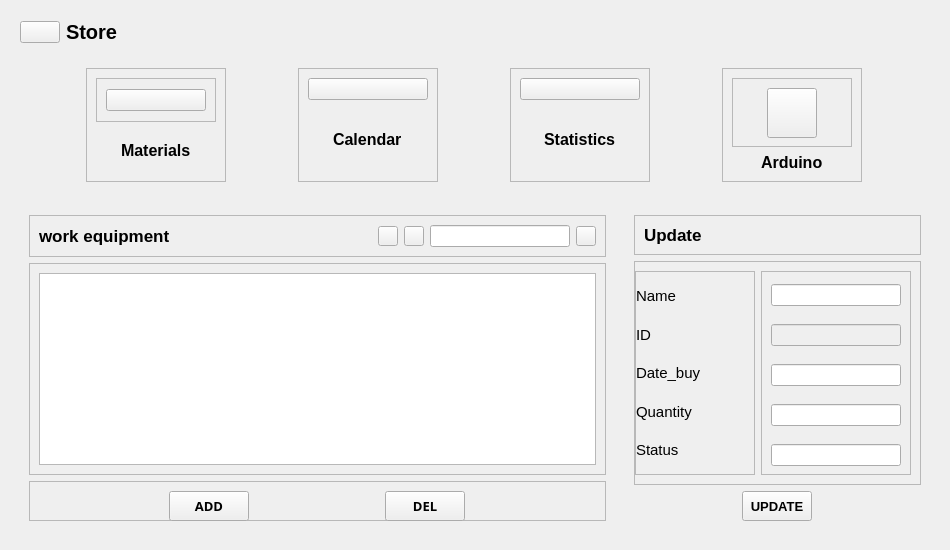
    <widget class="QWidget" name="MainBody" native="true">
     <property name="geometry">
      <rect>
       <x>197</x>
       <y>10</y>
       <width>950</width>
       <height>550</height>
      </rect>
     </property>
     <property name="minimumSize">
      <size>
       <width>950</width>
       <height>550</height>
      </size>
     </property>
     <property name="maximumSize">
      <size>
       <width>950</width>
       <height>400</height>
      </size>
     </property>
     <property name="sizeIncrement">
      <size>
       <width>0</width>
       <height>0</height>
      </size>
     </property>
     <layout class="QVBoxLayout" name="verticalLayout_14">
      <item>
       <widget class="QWidget" name="headerFrame_2" native="true">
        <layout class="QHBoxLayout" name="horizontalLayout_5">
         <property name="spacing">
          <number>0</number>
         </property>
         <property name="leftMargin">
          <number>0</number>
         </property>
         <property name="topMargin">
          <number>0</number>
         </property>
         <property name="rightMargin">
          <number>0</number>
         </property>
         <property name="bottomMargin">
          <number>0</number>
         </property>
         <item alignment="Qt::AlignLeft">
          <widget class="QWidget" name="widget_6" native="true">
           <layout class="QHBoxLayout" name="horizontalLayout_18">
            <item>
             <widget class="QPushButton" name="menuBtn_2">
              <property name="text">
               <string/>
              </property>
              <property name="icon">
               <iconset resource="resources.qrc">
                <normaloff>:/whiteIcons/assets/icons/white/menu.svg</normaloff>:/whiteIcons/assets/icons/white/menu.svg</iconset>
              </property>
              <property name="iconSize">
               <size>
                <width>24</width>
                <height>24</height>
               </size>
              </property>
             </widget>
            </item>
            <item>
             <widget class="QLabel" name="appHeader_2">
              <property name="font">
               <font>
                <pointsize>15</pointsize>
                <bold>true</bold>
               </font>
              </property>
              <property name="text">
               <string>Store</string>
              </property>
             </widget>
            </item>
           </layout>
          </widget>
         </item>
         <item alignment="Qt::AlignHCenter">
          <widget class="QWidget" name="widget_7" native="true">
           <layout class="QHBoxLayout" name="horizontalLayout_19"/>
          </widget>
         </item>
         <item alignment="Qt::AlignRight">
          <widget class="QWidget" name="widget_8" native="true">
           <layout class="QHBoxLayout" name="horizontalLayout_20">
            <property name="spacing">
             <number>0</number>
            </property>
            <property name="leftMargin">
             <number>0</number>
            </property>
            <property name="topMargin">
             <number>0</number>
            </property>
            <property name="rightMargin">
             <number>0</number>
            </property>
            <property name="bottomMargin">
             <number>0</number>
            </property>
           </layout>
          </widget>
         </item>
        </layout>
       </widget>
      </item>
      <item>
       <widget class="QWidget" name="cardsFrame_2" native="true">
        <layout class="QHBoxLayout" name="horizontalLayout_21">
         <item>
          <widget class="QFrame" name="card3_2">
           <property name="maximumSize">
            <size>
             <width>140</width>
             <height>16777215</height>
            </size>
           </property>
           <property name="frameShape">
            <enum>QFrame::StyledPanel</enum>
           </property>
           <property name="frameShadow">
            <enum>QFrame::Raised</enum>
           </property>
           <layout class="QVBoxLayout" name="verticalLayout_16">
            <item>
             <widget class="QFrame" name="frame_19">
              <property name="frameShape">
               <enum>QFrame::StyledPanel</enum>
              </property>
              <property name="frameShadow">
               <enum>QFrame::Raised</enum>
              </property>
              <layout class="QHBoxLayout" name="horizontalLayout_23">
               <item>
                <widget class="QPushButton" name="pushButton_32">
                 <property name="text">
                  <string/>
                 </property>
                 <property name="icon">
                  <iconset resource="resources.qrc">
                   <normaloff>:/whiteIcons/assets/icons/white/codepen.svg</normaloff>:/whiteIcons/assets/icons/white/codepen.svg</iconset>
                 </property>
                 <property name="iconSize">
                  <size>
                   <width>50</width>
                   <height>50</height>
                  </size>
                 </property>
                </widget>
               </item>
              </layout>
             </widget>
            </item>
            <item alignment="Qt::AlignHCenter">
             <widget class="QLabel" name="label_50">
              <property name="font">
               <font>
                <pointsize>12</pointsize>
                <bold>true</bold>
               </font>
              </property>
              <property name="text">
               <string>Materials</string>
              </property>
             </widget>
            </item>
           </layout>
          </widget>
         </item>
         <item>
          <widget class="QFrame" name="card4_5">
           <property name="minimumSize">
            <size>
             <width>140</width>
             <height>100</height>
            </size>
           </property>
           <property name="maximumSize">
            <size>
             <width>140</width>
             <height>140</height>
            </size>
           </property>
           <property name="frameShape">
            <enum>QFrame::StyledPanel</enum>
           </property>
           <property name="frameShadow">
            <enum>QFrame::Raised</enum>
           </property>
           <layout class="QVBoxLayout" name="verticalLayout_35">
            <item>
             <widget class="QPushButton" name="pushButton_20">
              <property name="text">
               <string/>
              </property>
              <property name="icon">
               <iconset resource="resources.qrc">
                <normaloff>:/whiteIcons/assets/icons/white/calendar.svg</normaloff>:/whiteIcons/assets/icons/white/calendar.svg</iconset>
              </property>
              <property name="iconSize">
               <size>
                <width>50</width>
                <height>50</height>
               </size>
              </property>
             </widget>
            </item>
            <item alignment="Qt::AlignHCenter">
             <widget class="QLabel" name="label_59">
              <property name="font">
               <font>
                <pointsize>12</pointsize>
                <bold>true</bold>
               </font>
              </property>
              <property name="text">
               <string>Calendar</string>
              </property>
             </widget>
            </item>
           </layout>
          </widget>
         </item>
         <item>
          <widget class="QFrame" name="card4_2">
           <property name="minimumSize">
            <size>
             <width>140</width>
             <height>100</height>
            </size>
           </property>
           <property name="maximumSize">
            <size>
             <width>140</width>
             <height>140</height>
            </size>
           </property>
           <property name="frameShape">
            <enum>QFrame::StyledPanel</enum>
           </property>
           <property name="frameShadow">
            <enum>QFrame::Raised</enum>
           </property>
           <layout class="QVBoxLayout" name="verticalLayout_17">
            <item>
             <widget class="QPushButton" name="pushButton_9">
              <property name="text">
               <string/>
              </property>
              <property name="icon">
               <iconset resource="resources.qrc">
                <normaloff>:/whiteIcons/assets/icons/white/trending-up.svg</normaloff>:/whiteIcons/assets/icons/white/trending-up.svg</iconset>
              </property>
              <property name="iconSize">
               <size>
                <width>50</width>
                <height>50</height>
               </size>
              </property>
             </widget>
            </item>
            <item alignment="Qt::AlignHCenter">
             <widget class="QLabel" name="label_53">
              <property name="font">
               <font>
                <pointsize>12</pointsize>
                <bold>true</bold>
               </font>
              </property>
              <property name="text">
               <string>Statistics</string>
              </property>
             </widget>
            </item>
           </layout>
          </widget>
         </item>
         <item>
          <widget class="QFrame" name="card2_2">
           <property name="enabled">
            <bool>true</bool>
           </property>
           <property name="minimumSize">
            <size>
             <width>140</width>
             <height>100</height>
            </size>
           </property>
           <property name="maximumSize">
            <size>
             <width>140</width>
             <height>140</height>
            </size>
           </property>
           <property name="frameShape">
            <enum>QFrame::StyledPanel</enum>
           </property>
           <property name="frameShadow">
            <enum>QFrame::Raised</enum>
           </property>
           <layout class="QVBoxLayout" name="verticalLayout_18">
            <item>
             <widget class="QFrame" name="frame_21">
              <property name="frameShape">
               <enum>QFrame::StyledPanel</enum>
              </property>
              <property name="frameShadow">
               <enum>QFrame::Raised</enum>
              </property>
              <layout class="QHBoxLayout" name="horizontalLayout_25">
               <item>
                <widget class="QPushButton" name="pushButton_10">
                 <property name="minimumSize">
                  <size>
                   <width>50</width>
                   <height>50</height>
                  </size>
                 </property>
                 <property name="maximumSize">
                  <size>
                   <width>50</width>
                   <height>50</height>
                  </size>
                 </property>
                 <property name="text">
                  <string/>
                 </property>
                 <property name="icon">
                  <iconset resource="resources.qrc">
                   <normaloff>:/whiteIcons/assets/icons/white/codesandbox.svg</normaloff>:/whiteIcons/assets/icons/white/codesandbox.svg</iconset>
                 </property>
                 <property name="iconSize">
                  <size>
                   <width>50</width>
                   <height>50</height>
                  </size>
                 </property>
                </widget>
               </item>
              </layout>
             </widget>
            </item>
            <item alignment="Qt::AlignHCenter">
             <widget class="QLabel" name="label_56">
              <property name="font">
               <font>
                <pointsize>12</pointsize>
                <bold>true</bold>
               </font>
              </property>
              <property name="text">
               <string>Arduino</string>
              </property>
             </widget>
            </item>
           </layout>
          </widget>
         </item>
        </layout>
       </widget>
      </item>
      <item>
       <widget class="QWidget" name="mainFrame_2" native="true">
        <property name="sizePolicy">
         <sizepolicy hsizetype="Preferred" vsizetype="Expanding">
          <horstretch>0</horstretch>
          <verstretch>0</verstretch>
         </sizepolicy>
        </property>
        <layout class="QHBoxLayout" name="horizontalLayout_26">
         <property name="spacing">
          <number>10</number>
         </property>
         <item>
          <widget class="QWidget" name="widget_9" native="true">
           <property name="minimumSize">
            <size>
             <width>405</width>
             <height>0</height>
            </size>
           </property>
           <property name="maximumSize">
            <size>
             <width>800</width>
             <height>16777215</height>
            </size>
           </property>
           <layout class="QVBoxLayout" name="verticalLayout_2">
            <item>
             <widget class="QFrame" name="frame_22">
              <property name="frameShape">
               <enum>QFrame::StyledPanel</enum>
              </property>
              <property name="frameShadow">
               <enum>QFrame::Raised</enum>
              </property>
              <layout class="QHBoxLayout" name="horizontalLayout_27">
               <item alignment="Qt::AlignLeft">
                <widget class="QLabel" name="label_57">
                 <property name="font">
                  <font>
                   <pointsize>13</pointsize>
                   <bold>true</bold>
                  </font>
                 </property>
                 <property name="text">
                  <string>work equipment</string>
                 </property>
                </widget>
               </item>
               <item>
                <widget class="QPushButton" name="pushButton_8">
                 <property name="minimumSize">
                  <size>
                   <width>20</width>
                   <height>20</height>
                  </size>
                 </property>
                 <property name="maximumSize">
                  <size>
                   <width>20</width>
                   <height>20</height>
                  </size>
                 </property>
                 <property name="text">
                  <string/>
                 </property>
                 <property name="icon">
                  <iconset resource="resources.qrc">
                   <normaloff>:/blueIcons/assets/icons/blue/arrow-down.svg</normaloff>:/blueIcons/assets/icons/blue/arrow-down.svg</iconset>
                 </property>
                 <property name="iconSize">
                  <size>
                   <width>20</width>
                   <height>20</height>
                  </size>
                 </property>
                </widget>
               </item>
               <item>
                <widget class="QPushButton" name="pushButton_7">
                 <property name="minimumSize">
                  <size>
                   <width>20</width>
                   <height>20</height>
                  </size>
                 </property>
                 <property name="maximumSize">
                  <size>
                   <width>20</width>
                   <height>20</height>
                  </size>
                 </property>
                 <property name="text">
                  <string/>
                 </property>
                 <property name="icon">
                  <iconset resource="resources.qrc">
                   <normaloff>:/blueIcons/assets/icons/blue/arrow-up.svg</normaloff>:/blueIcons/assets/icons/blue/arrow-up.svg</iconset>
                 </property>
                 <property name="iconSize">
                  <size>
                   <width>20</width>
                   <height>20</height>
                  </size>
                 </property>
                </widget>
               </item>
               <item>
                <widget class="QLineEdit" name="lineEdit_8">
                 <property name="minimumSize">
                  <size>
                   <width>140</width>
                   <height>0</height>
                  </size>
                 </property>
                 <property name="maximumSize">
                  <size>
                   <width>140</width>
                   <height>16777215</height>
                  </size>
                 </property>
                </widget>
               </item>
               <item>
                <widget class="QPushButton" name="pushButton_5">
                 <property name="minimumSize">
                  <size>
                   <width>20</width>
                   <height>20</height>
                  </size>
                 </property>
                 <property name="maximumSize">
                  <size>
                   <width>20</width>
                   <height>20</height>
                  </size>
                 </property>
                 <property name="text">
                  <string/>
                 </property>
                 <property name="icon">
                  <iconset resource="resources.qrc">
                   <normaloff>:/blueIcons/assets/icons/blue/refresh-ccw.svg</normaloff>:/blueIcons/assets/icons/blue/refresh-ccw.svg</iconset>
                 </property>
                 <property name="iconSize">
                  <size>
                   <width>20</width>
                   <height>20</height>
                  </size>
                 </property>
                </widget>
               </item>
              </layout>
             </widget>
            </item>
            <item>
             <widget class="QFrame" name="frame_2">
              <property name="frameShape">
               <enum>QFrame::StyledPanel</enum>
              </property>
              <property name="frameShadow">
               <enum>QFrame::Raised</enum>
              </property>
              <layout class="QVBoxLayout" name="verticalLayout">
               <item>
                <widget class="QTableView" name="tableView">
                 <attribute name="horizontalHeaderMinimumSectionSize">
                  <number>32</number>
                 </attribute>
                 <attribute name="horizontalHeaderStretchLastSection">
                  <bool>false</bool>
                 </attribute>
                 <attribute name="verticalHeaderStretchLastSection">
                  <bool>false</bool>
                 </attribute>
                </widget>
               </item>
              </layout>
             </widget>
            </item>
            <item>
             <widget class="QFrame" name="frame_3">
              <property name="minimumSize">
               <size>
                <width>0</width>
                <height>40</height>
               </size>
              </property>
              <property name="maximumSize">
               <size>
                <width>16777215</width>
                <height>40</height>
               </size>
              </property>
              <property name="frameShape">
               <enum>QFrame::StyledPanel</enum>
              </property>
              <property name="frameShadow">
               <enum>QFrame::Raised</enum>
              </property>
              <layout class="QHBoxLayout" name="horizontalLayout">
               <item>
                <widget class="QPushButton" name="pushButton_3">
                 <property name="minimumSize">
                  <size>
                   <width>80</width>
                   <height>30</height>
                  </size>
                 </property>
                 <property name="maximumSize">
                  <size>
                   <width>80</width>
                   <height>30</height>
                  </size>
                 </property>
                 <property name="font">
                  <font>
                   <family>Segoe UI Black</family>
                   <pointsize>10</pointsize>
                   <bold>true</bold>
                  </font>
                 </property>
                 <property name="text">
                  <string>ADD</string>
                 </property>
                </widget>
               </item>
               <item>
                <widget class="QPushButton" name="pushButton_4">
                 <property name="minimumSize">
                  <size>
                   <width>80</width>
                   <height>30</height>
                  </size>
                 </property>
                 <property name="maximumSize">
                  <size>
                   <width>80</width>
                   <height>30</height>
                  </size>
                 </property>
                 <property name="font">
                  <font>
                   <family>Segoe UI Black</family>
                   <pointsize>10</pointsize>
                   <bold>true</bold>
                  </font>
                 </property>
                 <property name="text">
                  <string>DEL</string>
                 </property>
                </widget>
               </item>
              </layout>
             </widget>
            </item>
           </layout>
          </widget>
         </item>
         <item>
          <widget class="QWidget" name="widget_10" native="true">
           <layout class="QVBoxLayout" name="verticalLayout_20">
            <property name="leftMargin">
             <number>9</number>
            </property>
            <item>
             <widget class="QFrame" name="frame_4">
              <property name="minimumSize">
               <size>
                <width>0</width>
                <height>40</height>
               </size>
              </property>
              <property name="maximumSize">
               <size>
                <width>16777215</width>
                <height>40</height>
               </size>
              </property>
              <property name="frameShape">
               <enum>QFrame::StyledPanel</enum>
              </property>
              <property name="frameShadow">
               <enum>QFrame::Raised</enum>
              </property>
              <layout class="QVBoxLayout" name="verticalLayout_3">
               <property name="topMargin">
                <number>0</number>
               </property>
               <property name="bottomMargin">
                <number>0</number>
               </property>
               <item>
                <widget class="QLabel" name="label_2">
                 <property name="minimumSize">
                  <size>
                   <width>0</width>
                   <height>30</height>
                  </size>
                 </property>
                 <property name="maximumSize">
                  <size>
                   <width>16777215</width>
                   <height>30</height>
                  </size>
                 </property>
                 <property name="font">
                  <font>
                   <pointsize>13</pointsize>
                   <bold>true</bold>
                  </font>
                 </property>
                 <property name="text">
                  <string>Update</string>
                 </property>
                </widget>
               </item>
              </layout>
             </widget>
            </item>
            <item alignment="Qt::AlignLeft">
             <widget class="QFrame" name="frame_24">
              <property name="frameShape">
               <enum>QFrame::StyledPanel</enum>
              </property>
              <property name="frameShadow">
               <enum>QFrame::Raised</enum>
              </property>
              <layout class="QHBoxLayout" name="horizontalLayout_28">
               <property name="leftMargin">
                <number>0</number>
               </property>
               <item>
                <widget class="QFrame" name="frame_6">
                 <property name="minimumSize">
                  <size>
                   <width>120</width>
                   <height>0</height>
                  </size>
                 </property>
                 <property name="maximumSize">
                  <size>
                   <width>120</width>
                   <height>16777215</height>
                  </size>
                 </property>
                 <property name="font">
                  <font>
                   <pointsize>14</pointsize>
                  </font>
                 </property>
                 <property name="frameShape">
                  <enum>QFrame::StyledPanel</enum>
                 </property>
                 <property name="frameShadow">
                  <enum>QFrame::Raised</enum>
                 </property>
                 <layout class="QVBoxLayout" name="verticalLayout_4">
                  <property name="spacing">
                   <number>8</number>
                  </property>
                  <property name="leftMargin">
                   <number>0</number>
                  </property>
                  <item>
                   <widget class="QLabel" name="label_3">
                    <property name="font">
                     <font>
                      <pointsize>11</pointsize>
                     </font>
                    </property>
                    <property name="text">
                     <string>Name</string>
                    </property>
                   </widget>
                  </item>
                  <item>
                   <widget class="QLabel" name="label_4">
                    <property name="font">
                     <font>
                      <pointsize>11</pointsize>
                     </font>
                    </property>
                    <property name="text">
                     <string>ID</string>
                    </property>
                   </widget>
                  </item>
                  <item>
                   <widget class="QLabel" name="label_5">
                    <property name="font">
                     <font>
                      <pointsize>11</pointsize>
                     </font>
                    </property>
                    <property name="text">
                     <string>Date_buy</string>
                    </property>
                   </widget>
                  </item>
                  <item>
                   <widget class="QLabel" name="label_6">
                    <property name="font">
                     <font>
                      <pointsize>11</pointsize>
                     </font>
                    </property>
                    <property name="text">
                     <string>Quantity</string>
                    </property>
                   </widget>
                  </item>
                  <item>
                   <widget class="QLabel" name="label_7">
                    <property name="font">
                     <font>
                      <pointsize>11</pointsize>
                     </font>
                    </property>
                    <property name="text">
                     <string>Status</string>
                    </property>
                   </widget>
                  </item>
                 </layout>
                </widget>
               </item>
               <item>
                <widget class="QFrame" name="frame_5">
                 <property name="minimumSize">
                  <size>
                   <width>150</width>
                   <height>0</height>
                  </size>
                 </property>
                 <property name="maximumSize">
                  <size>
                   <width>150</width>
                   <height>16777215</height>
                  </size>
                 </property>
                 <property name="frameShape">
                  <enum>QFrame::StyledPanel</enum>
                 </property>
                 <property name="frameShadow">
                  <enum>QFrame::Raised</enum>
                 </property>
                 <layout class="QVBoxLayout" name="verticalLayout_5">
                  <property name="spacing">
                   <number>13</number>
                  </property>
                  <property name="topMargin">
                   <number>7</number>
                  </property>
                  <property name="bottomMargin">
                   <number>0</number>
                  </property>
                  <item>
                   <widget class="QLineEdit" name="lineEdit_3"/>
                  </item>
                  <item>
                   <widget class="QLineEdit" name="lineEdit_4">
                    <property name="enabled">
                     <bool>false</bool>
                    </property>
                   </widget>
                  </item>
                  <item>
                   <widget class="QLineEdit" name="lineEdit_5"/>
                  </item>
                  <item>
                   <widget class="QLineEdit" name="lineEdit_6"/>
                  </item>
                  <item>
                   <widget class="QLineEdit" name="lineEdit_7"/>
                  </item>
                 </layout>
                </widget>
               </item>
              </layout>
             </widget>
            </item>
            <item alignment="Qt::AlignHCenter">
             <widget class="QPushButton" name="pushButton_6">
              <property name="minimumSize">
               <size>
                <width>70</width>
                <height>30</height>
               </size>
              </property>
              <property name="maximumSize">
               <size>
                <width>70</width>
                <height>30</height>
               </size>
              </property>
              <property name="font">
               <font>
                <pointsize>10</pointsize>
                <bold>true</bold>
               </font>
              </property>
              <property name="text">
               <string>UPDATE</string>
              </property>
             </widget>
            </item>
           </layout>
          </widget>
         </item>
        </layout>
       </widget>
      </item>
     </layout>
    </widget>
